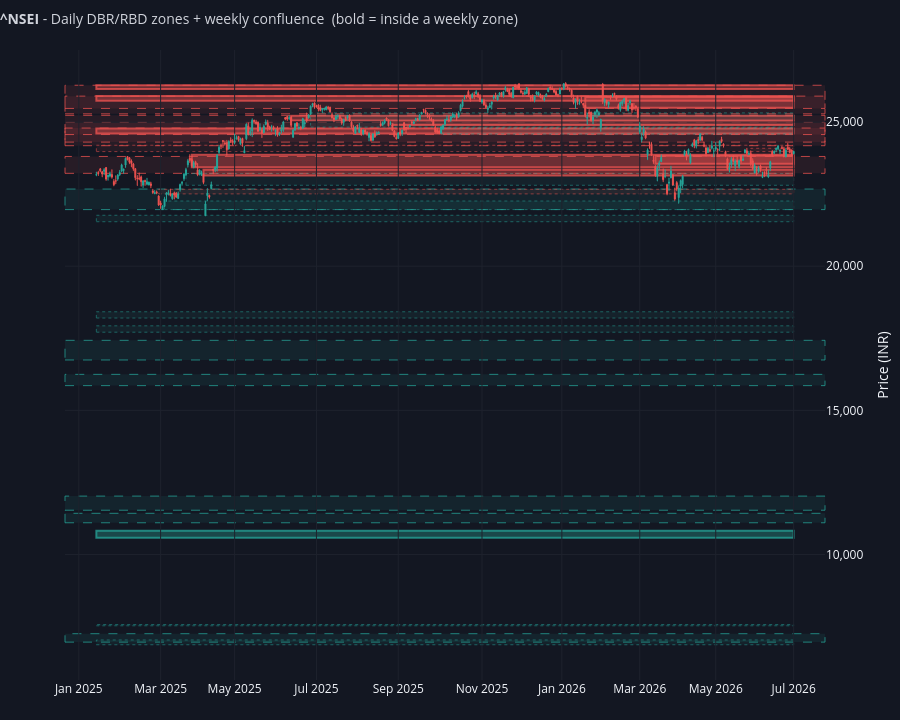

This figure's notebook cell:
### Code cell
# ── Daily candles + weekly bands + confluence-highlighted daily zones ──
def plot_weekly_confluence(proc, zones, weekly_zones, title='', n_candles=None):
    # Daily candlesticks, WEEKLY zones drawn as wide dashed HTF bands, and daily
    # zones drawn BOLD/bright when weekly_in_zone is True (faded otherwise).
    df = proc.tail(n_candles).copy() if n_candles else proc.copy()
    dmin, dmax = df.index.min(), df.index.max()
    fig = go.Figure()

    # Weekly zones → wide HTF bands spanning the full visible width
    if weekly_zones is not None and len(weekly_zones):
        for _, w in weekly_zones.iterrows():
            if pd.Timestamp(w['formation_date']) > dmax:
                continue
            inv = w.get('invalidation_date')
            if pd.notna(inv) and pd.Timestamp(inv) < dmin:
                continue
            is_dem = w['type'] == 'demand'
            fig.add_shape(type='rect', xref='x domain', yref='y', x0=0, x1=1,
                          y0=float(w['bottom']), y1=float(w['top']),
                          fillcolor='rgba(38,166,154,0.09)' if is_dem else 'rgba(239,83,80,0.09)',
                          line=dict(color=DEMAND_LINE if is_dem else SUPPLY_LINE, width=1, dash='dash'),
                          layer='below')

    # Candlesticks
    fig.add_trace(go.Candlestick(x=df.index, open=df['Open'], high=df['High'],
                  low=df['Low'], close=df['Close'], name='Price',
                  increasing=dict(line=dict(color='#26a69a', width=1), fillcolor='#26a69a'),
                  decreasing=dict(line=dict(color='#ef5350', width=1), fillcolor='#ef5350'),
                  whiskerwidth=0.5))

    # Daily zones: bold if inside a weekly zone, faded otherwise
    for zid, z in zones.iterrows():
        fdate = pd.Timestamp(z['formation_date'])
        inv = z.get('invalidation_date')
        if pd.notna(inv) and pd.Timestamp(inv) < dmin:
            continue
        if fdate > dmax:
            continue
        is_dem = z['type'] == 'demand'
        in_wk  = bool(z.get('weekly_in_zone', False))
        line   = DEMAND_LINE if is_dem else SUPPLY_LINE
        if in_wk:
            fill = 'rgba(38,166,154,0.34)' if is_dem else 'rgba(239,83,80,0.34)'
        else:
            fill = 'rgba(38,166,154,0.08)' if is_dem else 'rgba(239,83,80,0.08)'
        x0, x1 = max(fdate, dmin), dmax
        fig.add_shape(type='rect', xref='x', yref='y', x0=x0, x1=x1,
                      y0=float(z['bottom']), y1=float(z['top']), fillcolor=fill,
                      line=dict(color=line, width=2 if in_wk else 0.7,
                                dash='solid' if in_wk else 'dot'), layer='below')
        conf  = float(z.get('weekly_confluence_score', float('nan')))
        wdist = float(z.get('weekly_dist_atr', float('nan')))
        star  = '  IN WEEKLY ZONE' if in_wk else ''
        hover = (f"<b>{zid}</b> {'Demand' if is_dem else 'Supply'}{star}<br>"
                 f"Top {z['top']:.2f}  Bottom {z['bottom']:.2f}<br>"
                 f"Quality {z['quality_score']:.0f}  |  Weekly confluence {conf:.3f}<br>"
                 f"Dist to weekly {wdist:.2f}xATR  |  fresh weekly: {bool(z.get('weekly_zone_fresh', False))}"
                 "<extra></extra>")
        fig.add_trace(go.Scatter(x=[x0, x1, x1, x0, x0],
                      y=[z['bottom'], z['bottom'], z['top'], z['top'], z['bottom']],
                      fill='toself', fillcolor='rgba(0,0,0,0)', line=dict(color='rgba(0,0,0,0)'),
                      showlegend=False, hovertemplate=hover, name=str(zid)))

    fig.update_layout(
        title=dict(text=title or f'<b>{SYMBOL}</b> - daily zones with weekly confluence',
                   font=dict(size=14, color='#d1d4dc'), x=0.0, y=0.98),
        template=CHART_THEME, paper_bgcolor=PAPER_BG, plot_bgcolor=PLOT_BG,
        height=720, margin=dict(l=65, r=25, t=50, b=40),
        xaxis_rangeslider_visible=False, hovermode='closest',
        hoverlabel=dict(bgcolor='#1e222d', font_size=11), showlegend=False)
    all_days = pd.date_range(df.index.min(), df.index.max(), freq='D')
    trading  = set(df.index.normalize())
    holidays = [d.strftime('%Y-%m-%d') for d in all_days if d not in trading and d.weekday() < 5]
    fig.update_xaxes(showgrid=True, gridcolor=GRID_COLOR,
                     rangebreaks=[dict(bounds=['sat', 'mon']), dict(values=holidays)])
    fig.update_yaxes(title_text='Price (INR)', gridcolor=GRID_COLOR, tickformat=',.0f', side='right')
    return fig


# Last ~18 months for clarity (set n_candles=None for full history)
fig_conf = plot_weekly_confluence(
    proc, zones, weekly_zones,
    title=f'<b>{SYMBOL}</b> - Daily DBR/RBD zones + weekly confluence  (bold = inside a weekly zone)',
    n_candles=360,
)
fig_conf.show()

### Figure 1 — Plotly figure (JSON) as saved in the notebook; plotly's stock layout.template omitted (floating-point values rounded to 4 significant figures; data arrays with more than 128 entries replaced by an {"elided": "..."} marker saying what was removed)
{"data": [{"close": {"elided": "360 float values"}, "decreasing": {"fillcolor": "#ef5350", "line": {"color": "#ef5350", "width": 1}}, "high": {"elided": "360 float values"}, "increasing": {"fillcolor": "#26a69a", "line": {"color": "#26a69a", "width": 1}}, "low": {"elided": "360 float values"}, "name": "Price", "open": {"elided": "360 float values"}, "type": "candlestick", "whiskerwidth": 0.5, "x": {"elided": "360 str values"}}, {"fill": "toself", "fillcolor": "rgba(0,0,0,0)", "hovertemplate": "<b>Z0020</b> Demand<br>Top 7034.80  Bottom 6869.00<br>Quality 64  |  Weekly confluence 0.138<br>Dist to weekly 7.84xATR  |  fresh weekly: False<extra></extra>", "line": {"color": "rgba(0,0,0,0)"}, "name": "Z0020", "showlegend": false, "type": "scatter", "x": ["2025-01-14T00:00:00", "2026-07-01T00:00:00", "2026-07-01T00:00:00", "2025-01-14T00:00:00", "2025-01-14T00:00:00"], "y": [6869, 6869, 7035.0, 7035.0, 6869]}, {"fill": "toself", "fillcolor": "rgba(0,0,0,0)", "hovertemplate": "<b>Z0022</b> Demand<br>Top 7569.35  Bottom 7526.70<br>Quality 18  |  Weekly confluence 0.335<br>Dist to weekly 3.00xATR  |  fresh weekly: True<extra></extra>", "line": {"color": "rgba(0,0,0,0)"}, "name": "Z0022", "showlegend": false, "type": "scatter", "x": ["2025-01-14T00:00:00", "2026-07-01T00:00:00", "2026-07-01T00:00:00", "2025-01-14T00:00:00", "2025-01-14T00:00:00"], "y": [7527.0, 7527.0, 7569.0, 7569.0, 7527.0]}, {"fill": "toself", "fillcolor": "rgba(0,0,0,0)", "hovertemplate": "<b>Z0069</b> Demand  IN WEEKLY ZONE<br>Top 10827.45  Bottom 10577.75<br>Quality 77  |  Weekly confluence 0.809<br>Dist to weekly 0.07xATR  |  fresh weekly: False<extra></extra>", "line": {"color": "rgba(0,0,0,0)"}, "name": "Z0069", "showlegend": false, "type": "scatter", "x": ["2025-01-14T00:00:00", "2026-07-01T00:00:00", "2026-07-01T00:00:00", "2025-01-14T00:00:00", "2025-01-14T00:00:00"], "y": [10580.0, 10580.0, 10830.0, 10830.0, 10580.0]}, {"fill": "toself", "fillcolor": "rgba(0,0,0,0)", "hovertemplate": "<b>Z0084</b> Demand<br>Top 17931.60  Bottom 17711.20<br>Quality 57  |  Weekly confluence 0.243<br>Dist to weekly 2.56xATR  |  fresh weekly: False<extra></extra>", "line": {"color": "rgba(0,0,0,0)"}, "name": "Z0084", "showlegend": false, "type": "scatter", "x": ["2025-01-14T00:00:00", "2026-07-01T00:00:00", "2026-07-01T00:00:00", "2025-01-14T00:00:00", "2025-01-14T00:00:00"], "y": [17710.0, 17710.0, 17930.0, 17930.0, 17710.0]}, {"fill": "toself", "fillcolor": "rgba(0,0,0,0)", "hovertemplate": "<b>Z0085</b> Demand<br>Top 18419.75  Bottom 18202.40<br>Quality 93  |  Weekly confluence 0.266<br>Dist to weekly 5.75xATR  |  fresh weekly: False<extra></extra>", "line": {"color": "rgba(0,0,0,0)"}, "name": "Z0085", "showlegend": false, "type": "scatter", "x": ["2025-01-14T00:00:00", "2026-07-01T00:00:00", "2026-07-01T00:00:00", "2025-01-14T00:00:00", "2025-01-14T00:00:00"], "y": [18200.0, 18200.0, 18420.0, 18420.0, 18200.0]}, {"fill": "toself", "fillcolor": "rgba(0,0,0,0)", "hovertemplate": "<b>Z0091</b> Demand<br>Top 21766.80  Bottom 21543.35<br>Quality 87  |  Weekly confluence 0.292<br>Dist to weekly 8.10xATR  |  fresh weekly: False<extra></extra>", "line": {"color": "rgba(0,0,0,0)"}, "name": "Z0091", "showlegend": false, "type": "scatter", "x": ["2025-01-14T00:00:00", "2026-07-01T00:00:00", "2026-07-01T00:00:00", "2025-01-14T00:00:00", "2025-01-14T00:00:00"], "y": [21540.0, 21540.0, 21770.0, 21770.0, 21540.0]}, {"fill": "toself", "fillcolor": "rgba(0,0,0,0)", "hovertemplate": "<b>Z0097</b> Supply  IN WEEKLY ZONE<br>Top 26277.35  Bottom 26151.40<br>Quality 10  |  Weekly confluence 0.820<br>Dist to weekly 0.00xATR  |  fresh weekly: True<extra></extra>", "line": {"color": "rgba(0,0,0,0)"}, "name": "Z0097", "showlegend": false, "type": "scatter", "x": ["2025-01-14T00:00:00", "2026-07-01T00:00:00", "2026-07-01T00:00:00", "2025-01-14T00:00:00", "2025-01-14T00:00:00"], "y": [26150.0, 26150.0, 26280.0, 26280.0, 26150.0]}, {"fill": "toself", "fillcolor": "rgba(0,0,0,0)", "hovertemplate": "<b>Z0098</b> Supply  IN WEEKLY ZONE<br>Top 25907.60  Bottom 25739.20<br>Quality 21  |  Weekly confluence 0.820<br>Dist to weekly 0.00xATR  |  fresh weekly: True<extra></extra>", "line": {"color": "rgba(0,0,0,0)"}, "name": "Z0098", "showlegend": false, "type": "scatter", "x": ["2025-01-14T00:00:00", "2026-07-01T00:00:00", "2026-07-01T00:00:00", "2025-01-14T00:00:00", "2025-01-14T00:00:00"], "y": [25740.0, 25740.0, 25910.0, 25910.0, 25740.0]}, {"fill": "toself", "fillcolor": "rgba(0,0,0,0)", "hovertemplate": "<b>Z0099</b> Supply  IN WEEKLY ZONE<br>Top 24781.25  Bottom 24601.75<br>Quality 12  |  Weekly confluence 0.799<br>Dist to weekly 0.00xATR  |  fresh weekly: False<extra></extra>", "line": {"color": "rgba(0,0,0,0)"}, "name": "Z0099", "showlegend": false, "type": "scatter", "x": ["2025-01-14T00:00:00", "2026-07-01T00:00:00", "2026-07-01T00:00:00", "2025-01-14T00:00:00", "2025-01-14T00:00:00"], "y": [24600.0, 24600.0, 24780.0, 24780.0, 24600.0]}, {"fill": "toself", "fillcolor": "rgba(0,0,0,0)", "hovertemplate": "<b>Z0100</b> Supply<br>Top 24196.45  Bottom 23976.00<br>Quality 63  |  Weekly confluence 0.451<br>Dist to weekly 0.33xATR  |  fresh weekly: False<extra></extra>", "line": {"color": "rgba(0,0,0,0)"}, "name": "Z0100", "showlegend": false, "type": "scatter", "x": ["2025-01-14T00:00:00", "2026-07-01T00:00:00", "2026-07-01T00:00:00", "2025-01-14T00:00:00", "2025-01-14T00:00:00"], "y": [23976, 23976, 24200.0, 24200.0, 23976]}, {"fill": "toself", "fillcolor": "rgba(0,0,0,0)", "hovertemplate": "<b>Z0101</b> Supply<br>Top 22668.05  Bottom 22508.40<br>Quality 75  |  Weekly confluence 0.368<br>Dist to weekly 2.58xATR  |  fresh weekly: True<extra></extra>", "line": {"color": "rgba(0,0,0,0)"}, "name": "Z0101", "showlegend": false, "type": "scatter", "x": ["2025-02-28T00:00:00", "2026-07-01T00:00:00", "2026-07-01T00:00:00", "2025-02-28T00:00:00", "2025-02-28T00:00:00"], "y": [22510.0, 22510.0, 22670.0, 22670.0, 22510.0]}, {"fill": "toself", "fillcolor": "rgba(0,0,0,0)", "hovertemplate": "<b>Z0102</b> Demand<br>Top 22261.55  Bottom 21964.60<br>Quality 72  |  Weekly confluence 0.164<br>Dist to weekly 10.24xATR  |  fresh weekly: False<extra></extra>", "line": {"color": "rgba(0,0,0,0)"}, "name": "Z0102", "showlegend": false, "type": "scatter", "x": ["2025-03-05T00:00:00", "2026-07-01T00:00:00", "2026-07-01T00:00:00", "2025-03-05T00:00:00", "2025-03-05T00:00:00"], "y": [21960.0, 21960.0, 22260.0, 22260.0, 21960.0]}, {"fill": "toself", "fillcolor": "rgba(0,0,0,0)", "hovertemplate": "<b>Z0103</b> Demand<br>Top 23216.70  Bottom 22807.95<br>Quality 58  |  Weekly confluence 0.396<br>Dist to weekly 1.39xATR  |  fresh weekly: True<extra></extra>", "line": {"color": "rgba(0,0,0,0)"}, "name": "Z0103", "showlegend": false, "type": "scatter", "x": ["2025-03-21T00:00:00", "2026-07-01T00:00:00", "2026-07-01T00:00:00", "2025-03-21T00:00:00", "2025-03-21T00:00:00"], "y": [22810.0, 22810.0, 23220.0, 23220.0, 22810.0]}, {"fill": "toself", "fillcolor": "rgba(0,0,0,0)", "hovertemplate": "<b>Z0104</b> Supply  IN WEEKLY ZONE<br>Top 23869.60  Bottom 23433.50<br>Quality 79  |  Weekly confluence 0.734<br>Dist to weekly 0.00xATR  |  fresh weekly: False<extra></extra>", "line": {"color": "rgba(0,0,0,0)"}, "name": "Z0104", "showlegend": false, "type": "scatter", "x": ["2025-03-26T00:00:00", "2026-07-01T00:00:00", "2026-07-01T00:00:00", "2025-03-26T00:00:00", "2025-03-26T00:00:00"], "y": [23430.0, 23430.0, 23870.0, 23870.0, 23430.0]}, {"fill": "toself", "fillcolor": "rgba(0,0,0,0)", "hovertemplate": "<b>Z0105</b> Supply  IN WEEKLY ZONE<br>Top 23350.00  Bottom 23145.80<br>Quality 26  |  Weekly confluence 0.767<br>Dist to weekly 0.00xATR  |  fresh weekly: False<extra></extra>", "line": {"color": "rgba(0,0,0,0)"}, "name": "Z0105", "showlegend": false, "type": "scatter", "x": ["2025-04-04T00:00:00", "2026-07-01T00:00:00", "2026-07-01T00:00:00", "2025-04-04T00:00:00", "2025-04-04T00:00:00"], "y": [23150.0, 23150.0, 23350, 23350, 23150.0]}, {"fill": "toself", "fillcolor": "rgba(0,0,0,0)", "hovertemplate": "<b>Z0107</b> Supply  IN WEEKLY ZONE<br>Top 25222.40  Bottom 25055.45<br>Quality 77  |  Weekly confluence 0.723<br>Dist to weekly 0.00xATR  |  fresh weekly: False<extra></extra>", "line": {"color": "rgba(0,0,0,0)"}, "name": "Z0107", "showlegend": false, "type": "scatter", "x": ["2025-06-12T00:00:00", "2026-07-01T00:00:00", "2026-07-01T00:00:00", "2025-06-12T00:00:00", "2025-06-12T00:00:00"], "y": [25060.0, 25060.0, 25220.0, 25220.0, 25060.0]}, {"fill": "toself", "fillcolor": "rgba(0,0,0,0)", "hovertemplate": "<b>Z0108</b> Demand<br>Top 25317.70  Bottom 24824.85<br>Quality 85  |  Weekly confluence 0.295<br>Dist to weekly 9.06xATR  |  fresh weekly: False<extra></extra>", "line": {"color": "rgba(0,0,0,0)"}, "name": "Z0108", "showlegend": false, "type": "scatter", "x": ["2025-06-26T00:00:00", "2026-07-01T00:00:00", "2026-07-01T00:00:00", "2025-06-26T00:00:00", "2025-06-26T00:00:00"], "y": [24820.0, 24820.0, 25320.0, 25320.0, 24820.0]}, {"fill": "toself", "fillcolor": "rgba(0,0,0,0)", "hovertemplate": "<b>Z0109</b> Supply  IN WEEKLY ZONE<br>Top 25021.55  Bottom 24894.35<br>Quality 25  |  Weekly confluence 0.769<br>Dist to weekly 0.00xATR  |  fresh weekly: False<extra></extra>", "line": {"color": "rgba(0,0,0,0)"}, "name": "Z0109", "showlegend": false, "type": "scatter", "x": ["2025-08-26T00:00:00", "2026-07-01T00:00:00", "2026-07-01T00:00:00", "2025-08-26T00:00:00", "2025-08-26T00:00:00"], "y": [24890.0, 24890.0, 25020.0, 25020.0, 24890.0]}, {"fill": "toself", "fillcolor": "rgba(0,0,0,0)", "hovertemplate": "<b>Z0110</b> Demand<br>Top 24791.30  Bottom 24587.70<br>Quality 72  |  Weekly confluence 0.233<br>Dist to weekly 11.37xATR  |  fresh weekly: False<extra></extra>", "line": {"color": "rgba(0,0,0,0)"}, "name": "Z0110", "showlegend": false, "type": "scatter", "x": ["2025-10-01T00:00:00", "2026-07-01T00:00:00", "2026-07-01T00:00:00", "2025-10-01T00:00:00", "2025-10-01T00:00:00"], "y": [24590.0, 24590.0, 24790.0, 24790.0, 24590.0]}, {"fill": "toself", "fillcolor": "rgba(0,0,0,0)", "hovertemplate": "<b>Z0111</b> Supply  IN WEEKLY ZONE<br>Top 25873.50  Bottom 25494.35<br>Quality 47  |  Weekly confluence 0.793<br>Dist to weekly 0.00xATR  |  fresh weekly: False<extra></extra>", "line": {"color": "rgba(0,0,0,0)"}, "name": "Z0111", "showlegend": false, "type": "scatter", "x": ["2026-01-20T00:00:00", "2026-07-01T00:00:00", "2026-07-01T00:00:00", "2026-01-20T00:00:00", "2026-01-20T00:00:00"], "y": [25490.0, 25490.0, 25870.0, 25870.0, 25490.0]}, {"fill": "toself", "fillcolor": "rgba(0,0,0,0)", "hovertemplate": "<b>Z0112</b> Supply  IN WEEKLY ZONE<br>Top 23833.15  Bottom 23556.30<br>Quality 80  |  Weekly confluence 0.818<br>Dist to weekly 0.00xATR  |  fresh weekly: False<extra></extra>", "line": {"color": "rgba(0,0,0,0)"}, "name": "Z0112", "showlegend": false, "type": "scatter", "x": ["2026-03-13T00:00:00", "2026-07-01T00:00:00", "2026-07-01T00:00:00", "2026-03-13T00:00:00", "2026-03-13T00:00:00"], "y": [23560.0, 23560.0, 23830.0, 23830.0, 23560.0]}, {"fill": "toself", "fillcolor": "rgba(0,0,0,0)", "hovertemplate": "<b>Z0113</b> Supply<br>Top 24089.80  Bottom 23858.25<br>Quality 85  |  Weekly confluence 0.407<br>Dist to weekly 0.55xATR  |  fresh weekly: False<extra></extra>", "line": {"color": "rgba(0,0,0,0)"}, "name": "Z0113", "showlegend": false, "type": "scatter", "x": ["2026-05-29T00:00:00", "2026-07-01T00:00:00", "2026-07-01T00:00:00", "2026-05-29T00:00:00", "2026-05-29T00:00:00"], "y": [23860.0, 23860.0, 24090.0, 24090.0, 23860.0]}], "layout": {"height": 720, "hoverlabel": {"bgcolor": "#1e222d", "font": {"size": 11}}, "hovermode": "closest", "margin": {"b": 40, "l": 65, "r": 25, "t": 50}, "paper_bgcolor": "#131722", "plot_bgcolor": "#131722", "shapes": [{"fillcolor": "rgba(38,166,154,0.09)", "layer": "below", "line": {"color": "rgba(38,166,154,0.75)", "dash": "dash", "width": 1}, "type": "rect", "x0": 0, "x1": 1, "xref": "x domain", "y0": 6961.0, "y1": 7252.0, "yref": "y"}, {"fillcolor": "rgba(38,166,154,0.09)", "layer": "below", "line": {"color": "rgba(38,166,154,0.75)", "dash": "dash", "width": 1}, "type": "rect", "x0": 0, "x1": 1, "xref": "x domain", "y0": 11100.0, "y1": 11430.0, "yref": "y"}, {"fillcolor": "rgba(38,166,154,0.09)", "layer": "below", "line": {"color": "rgba(38,166,154,0.75)", "dash": "dash", "width": 1}, "type": "rect", "x0": 0, "x1": 1, "xref": "x domain", "y0": 11540.0, "y1": 12030.0, "yref": "y"}, {"fillcolor": "rgba(38,166,154,0.09)", "layer": "below", "line": {"color": "rgba(38,166,154,0.75)", "dash": "dash", "width": 1}, "type": "rect", "x0": 0, "x1": 1, "xref": "x domain", "y0": 15860.0, "y1": 16250.0, "yref": "y"}, {"fillcolor": "rgba(38,166,154,0.09)", "layer": "below", "line": {"color": "rgba(38,166,154,0.75)", "dash": "dash", "width": 1}, "type": "rect", "x0": 0, "x1": 1, "xref": "x domain", "y0": 16750.0, "y1": 17430.0, "yref": "y"}, {"fillcolor": "rgba(239,83,80,0.09)", "layer": "below", "line": {"color": "rgba(239,83,80,0.75)", "dash": "dash", "width": 1}, "type": "rect", "x0": 0, "x1": 1, "xref": "x domain", "y0": 25290.0, "y1": 26280.0, "yref": "y"}, {"fillcolor": "rgba(239,83,80,0.09)", "layer": "below", "line": {"color": "rgba(239,83,80,0.75)", "dash": "dash", "width": 1}, "type": "rect", "x0": 0, "x1": 1, "xref": "x domain", "y0": 24570.0, "y1": 25230.0, "yref": "y"}, {"fillcolor": "rgba(239,83,80,0.09)", "layer": "below", "line": {"color": "rgba(239,83,80,0.75)", "dash": "dash", "width": 1}, "type": "rect", "x0": 0, "x1": 1, "xref": "x domain", "y0": 24180.0, "y1": 24790.0, "yref": "y"}, {"fillcolor": "rgba(239,83,80,0.09)", "layer": "below", "line": {"color": "rgba(239,83,80,0.75)", "dash": "dash", "width": 1}, "type": "rect", "x0": 0, "x1": 1, "xref": "x domain", "y0": 23222, "y1": 23810.0, "yref": "y"}, {"fillcolor": "rgba(38,166,154,0.09)", "layer": "below", "line": {"color": "rgba(38,166,154,0.75)", "dash": "dash", "width": 1}, "type": "rect", "x0": 0, "x1": 1, "xref": "x domain", "y0": 21960.0, "y1": 22680.0, "yref": "y"}, {"fillcolor": "rgba(239,83,80,0.09)", "layer": "below", "line": {"color": "rgba(239,83,80,0.75)", "dash": "dash", "width": 1}, "type": "rect", "x0": 0, "x1": 1, "xref": "x domain", "y0": 25470.0, "y1": 25900.0, "yref": "y"}, {"fillcolor": "rgba(239,83,80,0.09)", "layer": "below", "line": {"color": "rgba(239,83,80,0.75)", "dash": "dash", "width": 1}, "type": "rect", "x0": 0, "x1": 1, "xref": "x domain", "y0": 24310.0, "y1": 24990.0, "yref": "y"}, {"fillcolor": "rgba(38,166,154,0.08)", "layer": "below", "line": {"color": "rgba(38,166,154,0.75)", "dash": "dot", "width": 0.7}, "type": "rect", "x0": "2025-01-14T00:00:00", "x1": "2026-07-01T00:00:00", "xref": "x", "y0": 6869, "y1": 7035.0, "yref": "y"}, {"fillcolor": "rgba(38,166,154,0.08)", "layer": "below", "line": {"color": "rgba(38,166,154,0.75)", "dash": "dot", "width": 0.7}, "type": "rect", "x0": "2025-01-14T00:00:00", "x1": "2026-07-01T00:00:00", "xref": "x", "y0": 7527.0, "y1": 7569.0, "yref": "y"}, {"fillcolor": "rgba(38,166,154,0.34)", "layer": "below", "line": {"color": "rgba(38,166,154,0.75)", "dash": "solid", "width": 2}, "type": "rect", "x0": "2025-01-14T00:00:00", "x1": "2026-07-01T00:00:00", "xref": "x", "y0": 10580.0, "y1": 10830.0, "yref": "y"}, {"fillcolor": "rgba(38,166,154,0.08)", "layer": "below", "line": {"color": "rgba(38,166,154,0.75)", "dash": "dot", "width": 0.7}, "type": "rect", "x0": "2025-01-14T00:00:00", "x1": "2026-07-01T00:00:00", "xref": "x", "y0": 17710.0, "y1": 17930.0, "yref": "y"}, {"fillcolor": "rgba(38,166,154,0.08)", "layer": "below", "line": {"color": "rgba(38,166,154,0.75)", "dash": "dot", "width": 0.7}, "type": "rect", "x0": "2025-01-14T00:00:00", "x1": "2026-07-01T00:00:00", "xref": "x", "y0": 18200.0, "y1": 18420.0, "yref": "y"}, {"fillcolor": "rgba(38,166,154,0.08)", "layer": "below", "line": {"color": "rgba(38,166,154,0.75)", "dash": "dot", "width": 0.7}, "type": "rect", "x0": "2025-01-14T00:00:00", "x1": "2026-07-01T00:00:00", "xref": "x", "y0": 21540.0, "y1": 21770.0, "yref": "y"}, {"fillcolor": "rgba(239,83,80,0.34)", "layer": "below", "line": {"color": "rgba(239,83,80,0.75)", "dash": "solid", "width": 2}, "type": "rect", "x0": "2025-01-14T00:00:00", "x1": "2026-07-01T00:00:00", "xref": "x", "y0": 26150.0, "y1": 26280.0, "yref": "y"}, {"fillcolor": "rgba(239,83,80,0.34)", "layer": "below", "line": {"color": "rgba(239,83,80,0.75)", "dash": "solid", "width": 2}, "type": "rect", "x0": "2025-01-14T00:00:00", "x1": "2026-07-01T00:00:00", "xref": "x", "y0": 25740.0, "y1": 25910.0, "yref": "y"}, {"fillcolor": "rgba(239,83,80,0.34)", "layer": "below", "line": {"color": "rgba(239,83,80,0.75)", "dash": "solid", "width": 2}, "type": "rect", "x0": "2025-01-14T00:00:00", "x1": "2026-07-01T00:00:00", "xref": "x", "y0": 24600.0, "y1": 24780.0, "yref": "y"}, {"fillcolor": "rgba(239,83,80,0.08)", "layer": "below", "line": {"color": "rgba(239,83,80,0.75)", "dash": "dot", "width": 0.7}, "type": "rect", "x0": "2025-01-14T00:00:00", "x1": "2026-07-01T00:00:00", "xref": "x", "y0": 23976, "y1": 24200.0, "yref": "y"}, {"fillcolor": "rgba(239,83,80,0.08)", "layer": "below", "line": {"color": "rgba(239,83,80,0.75)", "dash": "dot", "width": 0.7}, "type": "rect", "x0": "2025-02-28T00:00:00", "x1": "2026-07-01T00:00:00", "xref": "x", "y0": 22510.0, "y1": 22670.0, "yref": "y"}, {"fillcolor": "rgba(38,166,154,0.08)", "layer": "below", "line": {"color": "rgba(38,166,154,0.75)", "dash": "dot", "width": 0.7}, "type": "rect", "x0": "2025-03-05T00:00:00", "x1": "2026-07-01T00:00:00", "xref": "x", "y0": 21960.0, "y1": 22260.0, "yref": "y"}, {"fillcolor": "rgba(38,166,154,0.08)", "layer": "below", "line": {"color": "rgba(38,166,154,0.75)", "dash": "dot", "width": 0.7}, "type": "rect", "x0": "2025-03-21T00:00:00", "x1": "2026-07-01T00:00:00", "xref": "x", "y0": 22810.0, "y1": 23220.0, "yref": "y"}, {"fillcolor": "rgba(239,83,80,0.34)", "layer": "below", "line": {"color": "rgba(239,83,80,0.75)", "dash": "solid", "width": 2}, "type": "rect", "x0": "2025-03-26T00:00:00", "x1": "2026-07-01T00:00:00", "xref": "x", "y0": 23430.0, "y1": 23870.0, "yref": "y"}, {"fillcolor": "rgba(239,83,80,0.34)", "layer": "below", "line": {"color": "rgba(239,83,80,0.75)", "dash": "solid", "width": 2}, "type": "rect", "x0": "2025-04-04T00:00:00", "x1": "2026-07-01T00:00:00", "xref": "x", "y0": 23150.0, "y1": 23350, "yref": "y"}, {"fillcolor": "rgba(239,83,80,0.34)", "layer": "below", "line": {"color": "rgba(239,83,80,0.75)", "dash": "solid", "width": 2}, "type": "rect", "x0": "2025-06-12T00:00:00", "x1": "2026-07-01T00:00:00", "xref": "x", "y0": 25060.0, "y1": 25220.0, "yref": "y"}, {"fillcolor": "rgba(38,166,154,0.08)", "layer": "below", "line": {"color": "rgba(38,166,154,0.75)", "dash": "dot", "width": 0.7}, "type": "rect", "x0": "2025-06-26T00:00:00", "x1": "2026-07-01T00:00:00", "xref": "x", "y0": 24820.0, "y1": 25320.0, "yref": "y"}, {"fillcolor": "rgba(239,83,80,0.34)", "layer": "below", "line": {"color": "rgba(239,83,80,0.75)", "dash": "solid", "width": 2}, "type": "rect", "x0": "2025-08-26T00:00:00", "x1": "2026-07-01T00:00:00", "xref": "x", "y0": 24890.0, "y1": 25020.0, "yref": "y"}, {"fillcolor": "rgba(38,166,154,0.08)", "layer": "below", "line": {"color": "rgba(38,166,154,0.75)", "dash": "dot", "width": 0.7}, "type": "rect", "x0": "2025-10-01T00:00:00", "x1": "2026-07-01T00:00:00", "xref": "x", "y0": 24590.0, "y1": 24790.0, "yref": "y"}, {"fillcolor": "rgba(239,83,80,0.34)", "layer": "below", "line": {"color": "rgba(239,83,80,0.75)", "dash": "solid", "width": 2}, "type": "rect", "x0": "2026-01-20T00:00:00", "x1": "2026-07-01T00:00:00", "xref": "x", "y0": 25490.0, "y1": 25870.0, "yref": "y"}, {"fillcolor": "rgba(239,83,80,0.34)", "layer": "below", "line": {"color": "rgba(239,83,80,0.75)", "dash": "solid", "width": 2}, "type": "rect", "x0": "2026-03-13T00:00:00", "x1": "2026-07-01T00:00:00", "xref": "x", "y0": 23560.0, "y1": 23830.0, "yref": "y"}, {"fillcolor": "rgba(239,83,80,0.08)", "layer": "below", "line": {"color": "rgba(239,83,80,0.75)", "dash": "dot", "width": 0.7}, "type": "rect", "x0": "2026-05-29T00:00:00", "x1": "2026-07-01T00:00:00", "xref": "x", "y0": 23860.0, "y1": 24090.0, "yref": "y"}], "showlegend": false, "title": {"font": {"color": "#d1d4dc", "size": 14}, "text": "<b>^NSEI</b> - Daily DBR/RBD zones + weekly confluence  (bold = inside a weekly zone)", "x": 0, "y": 0.98}, "xaxis": {"gridcolor": "#1e222d", "rangebreaks": [{"bounds": ["sat", "mon"]}, {"values": ["2025-02-26", "2025-03-14", "2025-03-31", "2025-04-10", "2025-04-14", "2025-04-18", "2025-05-01", "2025-08-15", "2025-08-27", "2025-10-02", "2025-10-22", "2025-11-05", "2025-12-25", "2026-01-15", "2026-01-26", "2026-03-03", "2026-03-26", "2026-03-31", "2026-04-03", "2026-04-14", "2026-05-01", "2026-05-28", "2026-06-26"]}], "rangeslider": {"visible": false}, "showgrid": true}, "yaxis": {"gridcolor": "#1e222d", "side": "right", "tickformat": ",.0f", "title": {"text": "Price (INR)"}}}}
